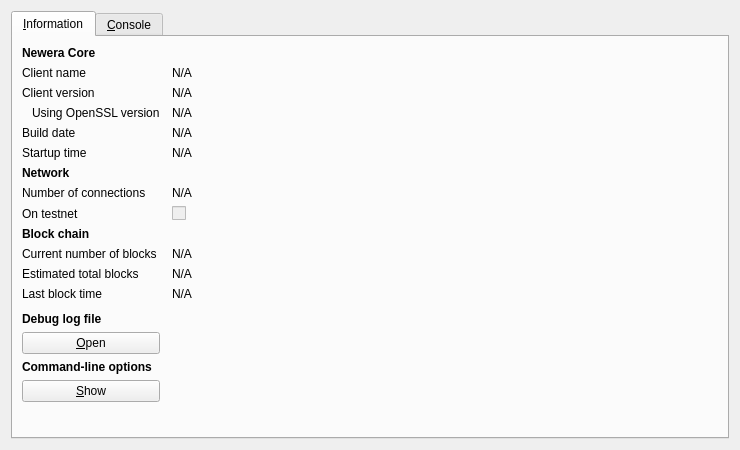
<?xml version="1.0" encoding="UTF-8"?>
<ui version="4.0">
 <class>RPCConsole</class>
 <widget class="QDialog" name="RPCConsole">
  <property name="geometry">
   <rect>
    <x>0</x>
    <y>0</y>
    <width>740</width>
    <height>450</height>
   </rect>
  </property>
  <property name="windowTitle">
   <string>Newera - Debug window</string>
  </property>
  <layout class="QVBoxLayout" name="verticalLayout_2">
   <item>
    <widget class="QTabWidget" name="tabWidget">
     <property name="currentIndex">
      <number>0</number>
     </property>
     <widget class="QWidget" name="tab_info">
      <attribute name="title">
       <string>&amp;Information</string>
      </attribute>
      <layout class="QGridLayout" name="gridLayout" columnstretch="0,1">
       <property name="horizontalSpacing">
        <number>12</number>
       </property>
       <item row="0" column="0">
        <widget class="QLabel" name="label_9">
         <property name="font">
          <font>
           <weight>75</weight>
           <bold>true</bold>
          </font>
         </property>
         <property name="text">
          <string>Newera Core</string>
         </property>
        </widget>
       </item>
       <item row="1" column="0">
        <widget class="QLabel" name="label_5">
         <property name="text">
          <string>Client name</string>
         </property>
        </widget>
       </item>
       <item row="1" column="1">
        <widget class="QLabel" name="clientName">
         <property name="cursor">
          <cursorShape>IBeamCursor</cursorShape>
         </property>
         <property name="text">
          <string>N/A</string>
         </property>
         <property name="textFormat">
          <enum>Qt::PlainText</enum>
         </property>
         <property name="textInteractionFlags">
          <set>Qt::LinksAccessibleByMouse|Qt::TextSelectableByKeyboard|Qt::TextSelectableByMouse</set>
         </property>
        </widget>
       </item>
       <item row="2" column="0">
        <widget class="QLabel" name="label_6">
         <property name="text">
          <string>Client version</string>
         </property>
        </widget>
       </item>
       <item row="2" column="1">
        <widget class="QLabel" name="clientVersion">
         <property name="cursor">
          <cursorShape>IBeamCursor</cursorShape>
         </property>
         <property name="text">
          <string>N/A</string>
         </property>
         <property name="textFormat">
          <enum>Qt::PlainText</enum>
         </property>
         <property name="textInteractionFlags">
          <set>Qt::LinksAccessibleByMouse|Qt::TextSelectableByKeyboard|Qt::TextSelectableByMouse</set>
         </property>
        </widget>
       </item>
       <item row="3" column="0">
        <widget class="QLabel" name="label_14">
         <property name="text">
          <string>Using OpenSSL version</string>
         </property>
         <property name="indent">
          <number>10</number>
         </property>
        </widget>
       </item>
       <item row="3" column="1">
        <widget class="QLabel" name="openSSLVersion">
         <property name="cursor">
          <cursorShape>IBeamCursor</cursorShape>
         </property>
         <property name="text">
          <string>N/A</string>
         </property>
         <property name="textFormat">
          <enum>Qt::PlainText</enum>
         </property>
         <property name="textInteractionFlags">
          <set>Qt::LinksAccessibleByMouse|Qt::TextSelectableByKeyboard|Qt::TextSelectableByMouse</set>
         </property>
        </widget>
       </item>
       <item row="4" column="0">
        <widget class="QLabel" name="label_12">
         <property name="text">
          <string>Build date</string>
         </property>
        </widget>
       </item>
       <item row="4" column="1">
        <widget class="QLabel" name="buildDate">
         <property name="cursor">
          <cursorShape>IBeamCursor</cursorShape>
         </property>
         <property name="text">
          <string>N/A</string>
         </property>
         <property name="textFormat">
          <enum>Qt::PlainText</enum>
         </property>
         <property name="textInteractionFlags">
          <set>Qt::LinksAccessibleByMouse|Qt::TextSelectableByKeyboard|Qt::TextSelectableByMouse</set>
         </property>
        </widget>
       </item>
       <item row="5" column="0">
        <widget class="QLabel" name="label_13">
         <property name="text">
          <string>Startup time</string>
         </property>
        </widget>
       </item>
       <item row="5" column="1">
        <widget class="QLabel" name="startupTime">
         <property name="cursor">
          <cursorShape>IBeamCursor</cursorShape>
         </property>
         <property name="text">
          <string>N/A</string>
         </property>
         <property name="textFormat">
          <enum>Qt::PlainText</enum>
         </property>
         <property name="textInteractionFlags">
          <set>Qt::LinksAccessibleByMouse|Qt::TextSelectableByKeyboard|Qt::TextSelectableByMouse</set>
         </property>
        </widget>
       </item>
       <item row="6" column="0">
        <widget class="QLabel" name="label_11">
         <property name="font">
          <font>
           <weight>75</weight>
           <bold>true</bold>
          </font>
         </property>
         <property name="text">
          <string>Network</string>
         </property>
        </widget>
       </item>
       <item row="7" column="0">
        <widget class="QLabel" name="label_7">
         <property name="text">
          <string>Number of connections</string>
         </property>
        </widget>
       </item>
       <item row="7" column="1">
        <widget class="QLabel" name="numberOfConnections">
         <property name="cursor">
          <cursorShape>IBeamCursor</cursorShape>
         </property>
         <property name="text">
          <string>N/A</string>
         </property>
         <property name="textFormat">
          <enum>Qt::PlainText</enum>
         </property>
         <property name="textInteractionFlags">
          <set>Qt::LinksAccessibleByMouse|Qt::TextSelectableByKeyboard|Qt::TextSelectableByMouse</set>
         </property>
        </widget>
       </item>
       <item row="8" column="0">
        <widget class="QLabel" name="label_8">
         <property name="text">
          <string>On testnet</string>
         </property>
        </widget>
       </item>
       <item row="8" column="1">
        <widget class="QCheckBox" name="isTestNet">
         <property name="enabled">
          <bool>false</bool>
         </property>
         <property name="text">
          <string/>
         </property>
        </widget>
       </item>
       <item row="9" column="0">
        <widget class="QLabel" name="label_10">
         <property name="font">
          <font>
           <weight>75</weight>
           <bold>true</bold>
          </font>
         </property>
         <property name="text">
          <string>Block chain</string>
         </property>
        </widget>
       </item>
       <item row="10" column="0">
        <widget class="QLabel" name="label_3">
         <property name="text">
          <string>Current number of blocks</string>
         </property>
        </widget>
       </item>
       <item row="10" column="1">
        <widget class="QLabel" name="numberOfBlocks">
         <property name="cursor">
          <cursorShape>IBeamCursor</cursorShape>
         </property>
         <property name="text">
          <string>N/A</string>
         </property>
         <property name="textFormat">
          <enum>Qt::PlainText</enum>
         </property>
         <property name="textInteractionFlags">
          <set>Qt::LinksAccessibleByMouse|Qt::TextSelectableByKeyboard|Qt::TextSelectableByMouse</set>
         </property>
        </widget>
       </item>
       <item row="11" column="0">
        <widget class="QLabel" name="label_4">
         <property name="text">
          <string>Estimated total blocks</string>
         </property>
        </widget>
       </item>
       <item row="11" column="1">
        <widget class="QLabel" name="totalBlocks">
         <property name="cursor">
          <cursorShape>IBeamCursor</cursorShape>
         </property>
         <property name="text">
          <string>N/A</string>
         </property>
         <property name="textFormat">
          <enum>Qt::PlainText</enum>
         </property>
         <property name="textInteractionFlags">
          <set>Qt::LinksAccessibleByMouse|Qt::TextSelectableByKeyboard|Qt::TextSelectableByMouse</set>
         </property>
        </widget>
       </item>
       <item row="12" column="0">
        <widget class="QLabel" name="label_2">
         <property name="text">
          <string>Last block time</string>
         </property>
        </widget>
       </item>
       <item row="12" column="1">
        <widget class="QLabel" name="lastBlockTime">
         <property name="cursor">
          <cursorShape>IBeamCursor</cursorShape>
         </property>
         <property name="text">
          <string>N/A</string>
         </property>
         <property name="textFormat">
          <enum>Qt::PlainText</enum>
         </property>
         <property name="textInteractionFlags">
          <set>Qt::LinksAccessibleByMouse|Qt::TextSelectableByKeyboard|Qt::TextSelectableByMouse</set>
         </property>
        </widget>
       </item>
       <item row="13" column="0">
        <spacer name="verticalSpacer_2">
         <property name="orientation">
          <enum>Qt::Vertical</enum>
         </property>
         <property name="sizeHint" stdset="0">
          <size>
           <width>20</width>
           <height>20</height>
          </size>
         </property>
        </spacer>
       </item>
       <item row="14" column="0">
        <widget class="QLabel" name="labelDebugLogfile">
         <property name="font">
          <font>
           <weight>75</weight>
           <bold>true</bold>
          </font>
         </property>
         <property name="text">
          <string>Debug log file</string>
         </property>
        </widget>
       </item>
       <item row="15" column="0">
        <widget class="QPushButton" name="openDebugLogfileButton">
         <property name="toolTip">
          <string>Open the Newera debug log file from the current data directory. This can take a few seconds for large log files.</string>
         </property>
         <property name="text">
          <string>&amp;Open</string>
         </property>
         <property name="autoDefault">
          <bool>false</bool>
         </property>
        </widget>
       </item>
       <item row="16" column="0">
        <widget class="QLabel" name="labelCLOptions">
         <property name="font">
          <font>
           <weight>75</weight>
           <bold>true</bold>
          </font>
         </property>
         <property name="text">
          <string>Command-line options</string>
         </property>
        </widget>
       </item>
       <item row="17" column="0">
        <widget class="QPushButton" name="showCLOptionsButton">
         <property name="toolTip">
          <string>Show the Newera-Qt help message to get a list with possible Newera command-line options.</string>
         </property>
         <property name="text">
          <string>&amp;Show</string>
         </property>
         <property name="autoDefault">
          <bool>false</bool>
         </property>
        </widget>
       </item>
       <item row="18" column="0">
        <spacer name="verticalSpacer">
         <property name="orientation">
          <enum>Qt::Vertical</enum>
         </property>
         <property name="sizeHint" stdset="0">
          <size>
           <width>20</width>
           <height>40</height>
          </size>
         </property>
        </spacer>
       </item>
      </layout>
     </widget>
     <widget class="QWidget" name="tab_console">
      <attribute name="title">
       <string>&amp;Console</string>
      </attribute>
      <layout class="QVBoxLayout" name="verticalLayout_3">
       <property name="spacing">
        <number>3</number>
       </property>
       <item>
        <widget class="QTextEdit" name="messagesWidget">
         <property name="minimumSize">
          <size>
           <width>0</width>
           <height>100</height>
          </size>
         </property>
         <property name="readOnly">
          <bool>true</bool>
         </property>
         <property name="tabKeyNavigation" stdset="0">
          <bool>false</bool>
         </property>
         <property name="columnCount" stdset="0">
          <number>2</number>
         </property>
        </widget>
       </item>
       <item>
        <layout class="QHBoxLayout" name="horizontalLayout">
         <property name="spacing">
          <number>3</number>
         </property>
         <item>
          <widget class="QLabel" name="label">
           <property name="text">
            <string notr="true">&gt;</string>
           </property>
          </widget>
         </item>
         <item>
          <widget class="QLineEdit" name="lineEdit"/>
         </item>
         <item>
          <widget class="QPushButton" name="clearButton">
           <property name="maximumSize">
            <size>
             <width>24</width>
             <height>24</height>
            </size>
           </property>
           <property name="toolTip">
            <string>Clear console</string>
           </property>
           <property name="text">
            <string/>
           </property>
           <property name="icon">
            <iconset resource="../bitcoin.qrc">
             <normaloff>:/icons/remove</normaloff>:/icons/remove</iconset>
           </property>
           <property name="shortcut">
            <string notr="true">Ctrl+L</string>
           </property>
           <property name="autoDefault">
            <bool>false</bool>
           </property>
          </widget>
         </item>
        </layout>
       </item>
      </layout>
     </widget>
    </widget>
   </item>
  </layout>
 </widget>
 <resources>
  <include location="../bitcoin.qrc"/>
 </resources>
 <connections/>
</ui>
